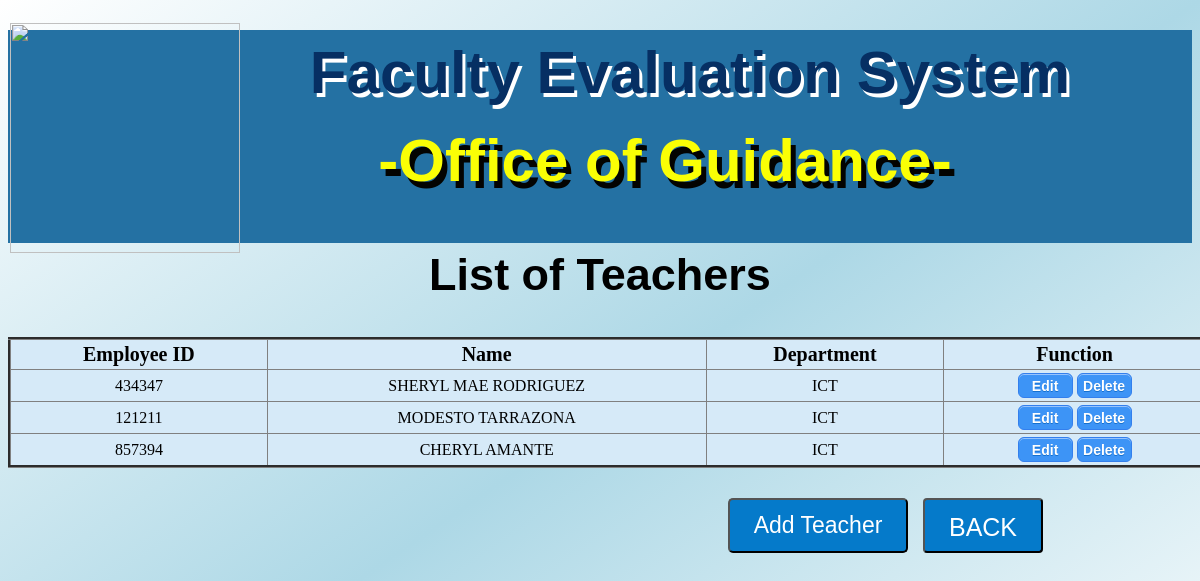
Page /chereg.php on the earlier database version.
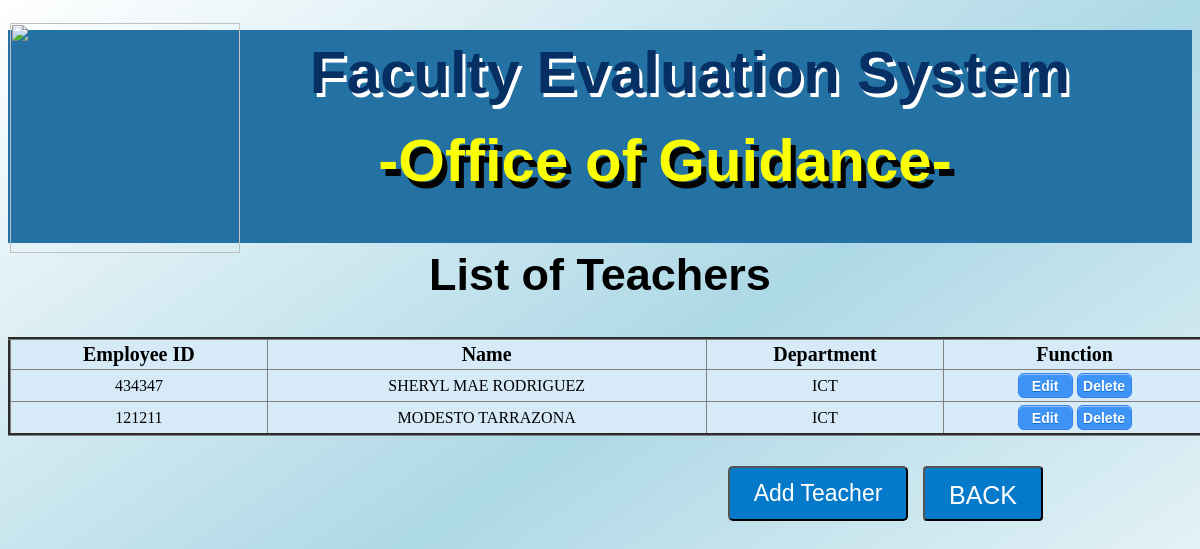
Same page on the later database version.
### tables this page shows
CREATE TABLE `teachers` (
  `id` int(11) NOT NULL,
  `emp_id` varchar(11) NOT NULL,
  `name` varchar(100) NOT NULL,
  `department` varchar(100) NOT NULL
);

### chereg.php (the view, shortened to what this page needs)
<html>
<head>
<center>
   <div class="heading">
   </div>
     <img id="image" src="./images/logo.png" width="230px" height="230px">
  <div class="fes">
     <p align="center"> Faculty Evaluation System </p>
      <br>
  </div>
  <div class="jp">
     <p align="center"> -Office of Guidance- </p>
      <br>
  </div>
</center>
</head>
<body style="background:linear-gradient(to bottom right,white,lightblue,white); height:790px">
  <div class="headingteacher"> List of Teachers </div>
    <br> <br>
  <table cellspacing="2" cellpadding="3" align="center" width="1200px" border="3">
  <tr>
    <td align="center"><font>Employee ID</td>
    <td align="center"><font>Name</td>
    <td align="center"><font>Department</td>
    <td align="center"><font>Function</td>
  </tr>
  <?php
      $sql = "SELECT * FROM teachers";
      $dbh = connect();
      $sth = $dbh->prepare($sql);
      $sth->execute();
      $results = $sth->fetchAll(PDO::FETCH_OBJ);
      ?>
      <?php foreach ($results as $g):?>
      <tr>
        <td align="center"><?php echo  $g->emp_id; ?></td>
        <td align="center"><?php echo  $g->name; ?></td>
        <td align="center"><?php echo  $g->department; ?></td>
        <td align="center">
          <a href="functions/edit.php?edit=<?php echo  $g->id; ?>"><button class="mybutton"> Edit </button></a>
          <a href="functions/delete.php?id=<?php echo $g->id; ?>"><button class="mybutton1">Delete </button></a>
        </td>
      </tr>
      <?php endforeach; ?>
</table>
  <div class="back">
 <a href="addnewteacher.php"> <button class="backbutton1">Add Teacher </button></a>
 <a href="adminrecord.php"> <button class="backbutton"> BACK </button> </a>
 </div>
</body>
</html>

### chereg.php (style rules this page uses)
.heading { width: 100%; height: 27%; background-color: #2471A3; }
.fes { margin-top: -275px; margin-left: 180px; text-shadow: 3px 4px white; font-family: arial; color: #062F63; font-weight: 800; font-size: 60px; }
.jp { margin-top: -170px; margin-left: 130px; text-shadow: 5px 7px #030301; font-family: arial; color: #FAFF05; font-weight: 700; font-size: 60px; }
#image { margin-left: -950px; margin-top: -220px; }
table { border-collapse: collapse; background-color: #D6EAF8; }
font { font-size: 20px; font-weight: bold; }
.backbutton { background-color: #057ACA; margin-top: 30px; margin-left: 15px; color: white; padding: 13px 15px; border-radius: 4px; height: 55px; width: 120px; font-size: 25px; cursor: pointer; float: left; }
.backbutton1 { background-color: #057ACA; margin-top: 30px; margin-left: 720px; color: white; padding: 8px 22px; border-radius: 5px; height: 55px; width: 180px; font-size: 23px; cursor: pointer; float: left; }
.headingteacher { font-family: arial; font-size: 45px; font-weight: bolder; margin-top: -75px; text-align: center; }
.myButton { -moz-box-shadow:inset 0px 1px 0px 0px #97c4fe; -webkit-box-shadow:inset 0px 1px 0px 0px #97c4fe; box-shadow:inset 0px 1px 0px 0px #97c4fe; background-color:#3d94f6; -moz-border-radius:6px; -webkit-border-radius:6px; border-radius:6px; border:1px solid #337fed; display:inline-block; cursor:pointer; color:#ffffff; font-family:Arial; font-size:14px; font-weight: bold; padding: 3px; text-decoration:none; text-shadow:0px 1px 0px #1570cd; height: 25px; width: 55px; }
.myButton1 { -moz-box-shadow:inset 0px 1px 0px 0px #97c4fe; -webkit-box-shadow:inset 0px 1px 0px 0px #97c4fe; box-shadow:inset 0px 1px 0px 0px #97c4fe; background-color:#3d94f6; -moz-border-radius:6px; -webkit-border-radius:6px; border-radius:6px; border:1px solid #337fed; display:inline-block; cursor:pointer; color:#ffffff; font-family:Arial; font-size:14px; font-weight: bold; padding: 3px; text-decoration:none; text-shadow:0px 1px 0px #1570cd; height: 25px; width: 55px; }

Differences in the rows shown:
removed teachers: emp "857394", name "CHERYL AMANTE", department "ICT"
